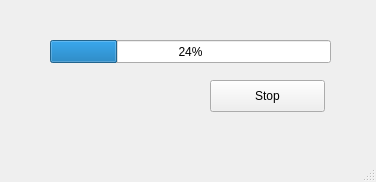
<?xml version="1.0" encoding="UTF-8"?>
<ui version="4.0">
 <class>ProgressWindow</class>
 <widget class="QMainWindow" name="ProgressWindow">
  <property name="geometry">
   <rect>
    <x>0</x>
    <y>0</y>
    <width>376</width>
    <height>182</height>
   </rect>
  </property>
  <property name="windowTitle">
   <string>Progress</string>
  </property>
  <widget class="QWidget" name="centralwidget">
   <widget class="QPushButton" name="stopButton">
    <property name="geometry">
     <rect>
      <x>210</x>
      <y>80</y>
      <width>115</width>
      <height>32</height>
     </rect>
    </property>
    <property name="text">
     <string>Stop</string>
    </property>
   </widget>
   <widget class="QProgressBar" name="progressBar">
    <property name="geometry">
     <rect>
      <x>50</x>
      <y>40</y>
      <width>281</width>
      <height>23</height>
     </rect>
    </property>
    <property name="value">
     <number>24</number>
    </property>
   </widget>
  </widget>
  <widget class="QMenuBar" name="menubar">
   <property name="geometry">
    <rect>
     <x>0</x>
     <y>0</y>
     <width>376</width>
     <height>22</height>
    </rect>
   </property>
  </widget>
  <widget class="QStatusBar" name="statusbar"/>
 </widget>
 <resources/>
 <connections/>
</ui>
